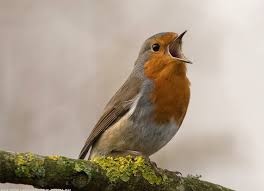
#> input picture out/image_003_oiseau.png, 264 x 191 px; its folder holds 4 pictures in this run
$ python q5.py
#> lines starting #> are read from the running program, lines starting #| are printed output that depends on the picture
import numpy
import cv2
import glob
import os
import re

test = glob.glob('./out/*.png')

for i, image in enumerate(test) :
    img = cv2.imread(image)
#> img is the input picture: shape (191, 264, 3); mean B, G, R 141.4, 157.8, 171.9
    sortie = cv2.resize(img, dsize = [150,150])
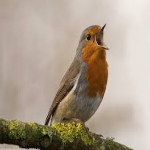
#> sortie: shape (150, 150, 3); mean B, G, R 141.3, 157.7, 171.8

    # extraction du nom de l'animal et ou decor
    nom_fichier = os.path.basename(image)
    nom_sans_ext = os.path.splitext(nom_fichier)[0]
    # recupere l'animal d'après le nom du fichier
    animal = nom_sans_ext.split("_")[-1]


    fichier_sortie = f"./out2/image_{i:03}_{animal}.png"

    cv2.imwrite(fichier_sortie, sortie)
#> pass 2 of the loop `for i, image in enumerate(test) :`:
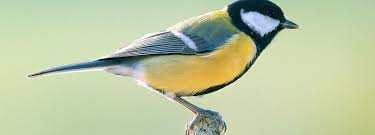
#> input picture out/image_004_oiseau.png, 375 x 135 px
#> img is the input picture: shape (135, 375, 3); mean B, G, R 163.1, 199.2, 187.7
#> `sortie = cv2.resize(img, dsize = [150,150])`:
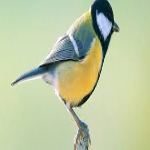
#> sortie: shape (150, 150, 3); mean B, G, R 163, 199.2, 187.6
#> pass 3 of the loop `for i, image in enumerate(test) :`:
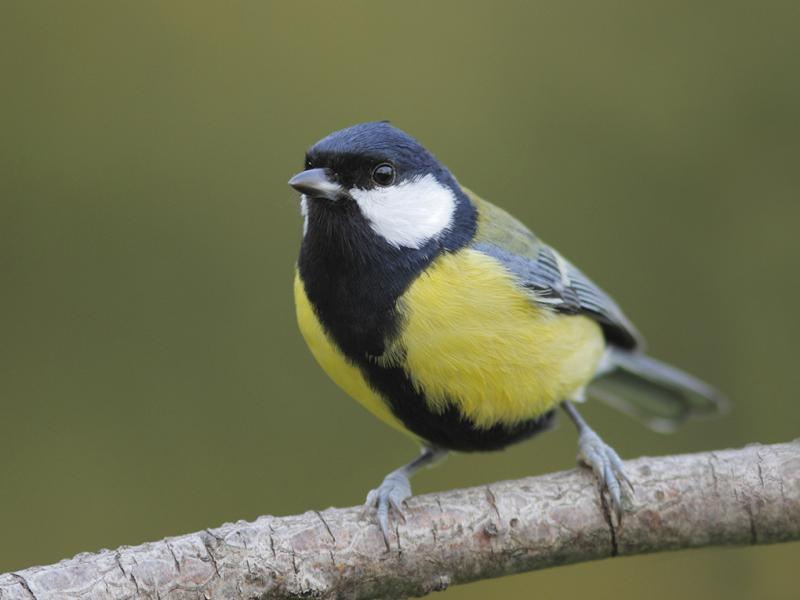
#> input picture out/image_005_oiseau.png, 800 x 600 px
#> img is the input picture: shape (600, 800, 3); mean B, G, R 81.9, 112.8, 110.3
#> `sortie = cv2.resize(img, dsize = [150,150])`:
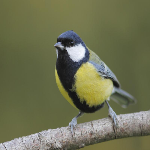
#> sortie: shape (150, 150, 3); mean B, G, R 82, 112.9, 110.4
#> the loop made 4 passes; the first 3 are shown
